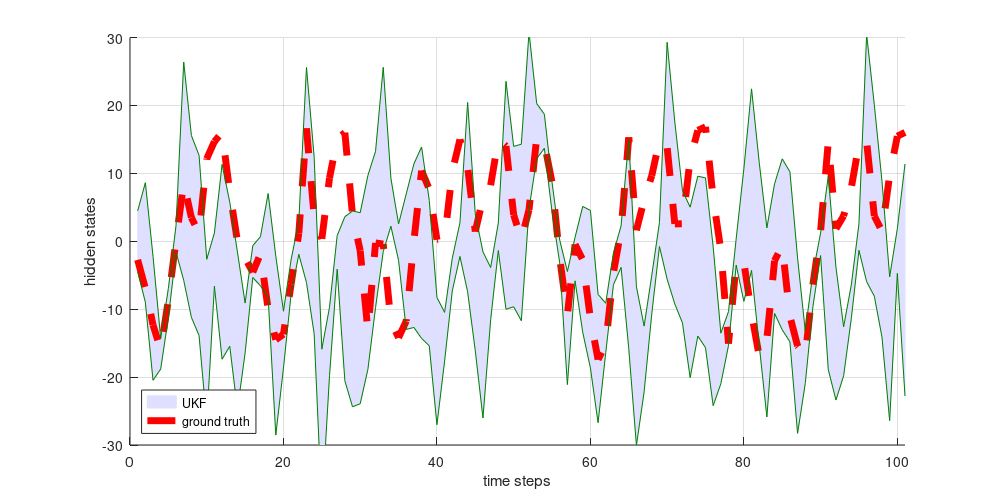

Write MATLAB code to recreate this figure.
function ukf()

rng('default');
format shortg;

xdim = 1; wdim = 1;
zdim = 1; vdim = 1;

T = 100;

x0 = zeros(xdim,1);
P0 = 5*eye(xdim,1);

Q = 1*eye(wdim);
R = 10*eye(vdim);

X = zeros(xdim,T);
Z = zeros(zdim,T);

X(:,1) = x0 + chol(P0)'*randn(xdim,1);
Z(:,1) = h(X(:,1), chol(R)'*randn(vdim,1));

for t=1:T
  X(:,t+1) = f(X(:,t),t,chol(Q)'*randn(wdim,1));
  Z(:,t+1) = h(X(:,t+1),chol(R)'*randn(vdim,1));
end

mean_ukf = zeros(xdim,T+1);
cov_ukf = cell(1,T+1);

mean_ukf(:,1) = x0;
cov_ukf{1} = P0;
x = x0;
P = P0;

for t=1:T
    [xSigmaPts, wSigmaPts, nsp] = UT(x, P);
        
    wSigmaPts_xmat = repmat(wSigmaPts(:,2:nsp),xdim,1);
    
    xPredSigmaPts = zeros(xdim,nsp);
    for i=1:nsp
        xPredSigmaPts(:,i) = f(xSigmaPts(:,i),t,zeros(wdim,1));
    end
    xPred = sum(wSigmaPts_xmat .* (xPredSigmaPts(:,2:nsp) - repmat(xPredSigmaPts(:,1),1,nsp-1)),2);
    xPred = xPred+xPredSigmaPts(:,1);
    
    exSigmaPt = xPredSigmaPts(:,1)-xPred;
    PPred   = wSigmaPts(nsp+1)*(exSigmaPt*exSigmaPt');
    
    exSigmaPt = xPredSigmaPts(:,2:nsp) - repmat(xPred,1,nsp-1);
    PPred   = PPred + (wSigmaPts_xmat .* exSigmaPt) * exSigmaPt' + Q;
    
    [xPredSigmaPts, wSigmaPts, nsp] = UT(xPred, PPred);
    wSigmaPts_zmat = repmat(wSigmaPts(:,2:nsp),zdim,1);
    
    zPredSigmaPts = zeros(zdim,nsp);
    for i=1:nsp
        zPredSigmaPts(:,i) = h(xPredSigmaPts(:,i),zeros(vdim,1));
    end
    zPred = sum(wSigmaPts_zmat .* (zPredSigmaPts(:,2:nsp) - repmat(zPredSigmaPts(:,1),1,nsp-1)),2);
    zPred = zPred+zPredSigmaPts(:,1);
    
    exSigmaPt = xPredSigmaPts(:,1)-xPred;
    ezSigmaPt = zPredSigmaPts(:,1)-zPred;
    PxzPred   = wSigmaPts(nsp+1)*exSigmaPt*ezSigmaPt';
    S         = wSigmaPts(nsp+1)*(ezSigmaPt*ezSigmaPt');
    
    exSigmaPt = xPredSigmaPts(:,2:nsp) - repmat(xPred,1,nsp-1);
    ezSigmaPt = zPredSigmaPts(:,2:nsp) - repmat(zPred,1,nsp-1);
    S         = S + (wSigmaPts_zmat .* ezSigmaPt) * ezSigmaPt' + R;
    PxzPred   = PxzPred + exSigmaPt * (wSigmaPts_zmat .* ezSigmaPt)';

    % measurement update
    K  = PxzPred / S;
    innovation = Z(:,t+1) - zPred;
    x = xPred + K*innovation;
    P = PPred - K*S*K';
    
    mean_ukf(:,t+1) = x;
    cov_ukf{t+1} = P;
end

figure('units','pixel','outerposition',  [0 0 1200 800]);
hor = 1:T+1;
clf; hold on
ff2 = [mean_ukf' + 2*sqrt(cell2mat(cov_ukf')); flipdim(mean_ukf' - 2*sqrt(cell2mat(cov_ukf')),1)];
fill([hor';  flipdim(hor',1)], ff2, [7 7 8]/8, 'EdgeColor', [7 7 8]/8);
plot(hor, X, 'r--','linewidth',5);
%plot(hor, mean_ukf, 'b--','linewidth',5);
plot(hor, mean_ukf + 2*sqrt(cell2mat(cov_ukf)), 'color', [0 4 0]/8);
plot(hor, mean_ukf - 2*sqrt(cell2mat(cov_ukf)), 'color', [0 4 0]/8);
  
grid on;
set(gcf,'PaperSize', [10 5]);
set(gcf,'PaperPosition',[0.1 0.1 10 5]);
xlabel('time steps');
ylabel('hidden states');
axis([0 T+1 -30 30]);
legend('UKF','ground truth','location','southwest');

end
%%%%%%%%%%%%%%%%%%%%%%%%%%%%%%%%%%%%%%%%%%%%%%%%%%%%%%%%%%%%%%%%%%%%%%%%%%%
function xnew = f(x, t, w)
xnew = x*0.5 + (25/(1 + x'*x))*x + 8*cos(1.2*t)*ones(size(x,1),1) + w;
end
%%%%%%%%%%%%%%%%%%%%%%%%%%%%%%%%%%%%%%%%%%%%%%%%%%%%%%%%%%%%%%%%%%%%%%%%%%%
function z = h(x, n)
z = 5*sin(x*3) + n;
%z = (x'*x)/20 + n;
end
%%%%%%%%%%%%%%%%%%%%%%%%%%%%%%%%%%%%%%%%%%%%%%%%%%%%%%%%%%%%%%%%%%%%%%%%%%%
function [xPts, wPts, nPts] = UT(x,P)
alpha=1;
beta=0;
kappa=2;
n = size(x(:),1);
nPts = 2*n+1;
kappa = alpha^2*(n+kappa)-n;
Psqrtm=(chol((n+kappa)*P))';  
xPts=[zeros(size(P,1),1) -Psqrtm Psqrtm];
xPts = xPts + repmat(x,1,nPts);  
wPts=[kappa 0.5*ones(1,nPts-1) 0]/(n+kappa);
wPts(nPts+1) = wPts(1) + (1-alpha^2) + beta;
end
%%%%%%%%%%%%%%%%%%%%%%%%%%%%%%%%%%%%%%%%%%%%%%%%%%%%%%%%%%%%%%%%%%%%%%%%%%%